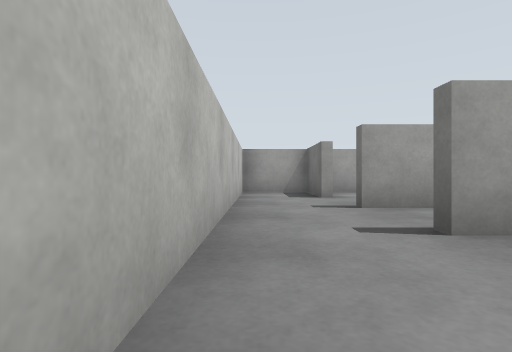
View 1 (above)

17 first-person views from a walk through a Gazebo world. The camera is 0.46 m above the floor, looks level and sees 80° across. The floor is counted in squares, 1 m on a side. Each view is taken from the middle of a square. On the plan, view 1 faces up. The plan holds only what a view shows up to about 9 squares ahead; the rest is blank. Robots are left out.

View 2
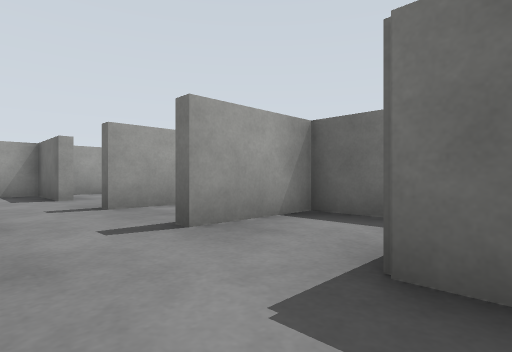

View 3
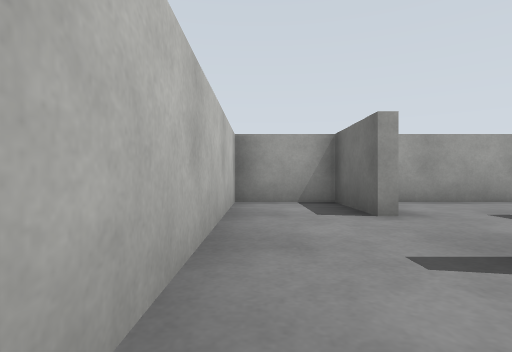

View 4
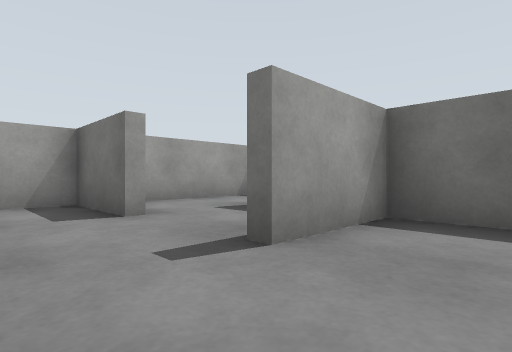

View 5
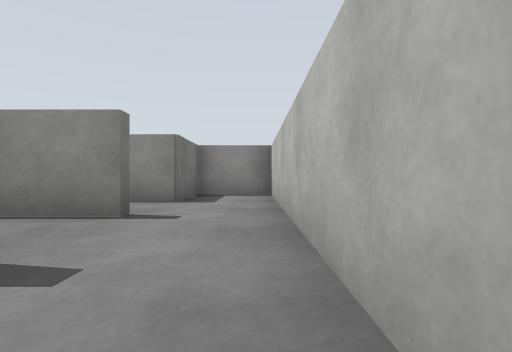

View 6
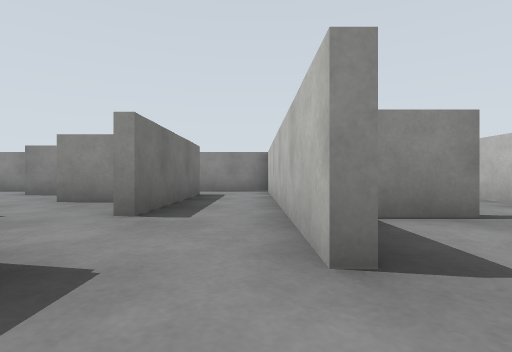

View 7
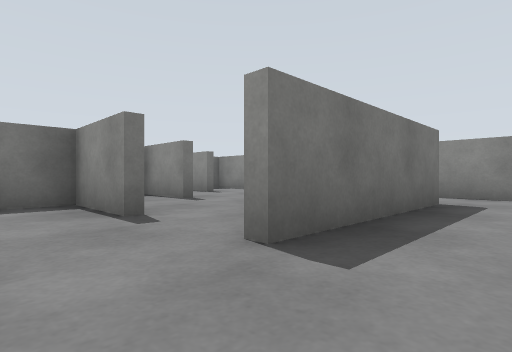

View 8
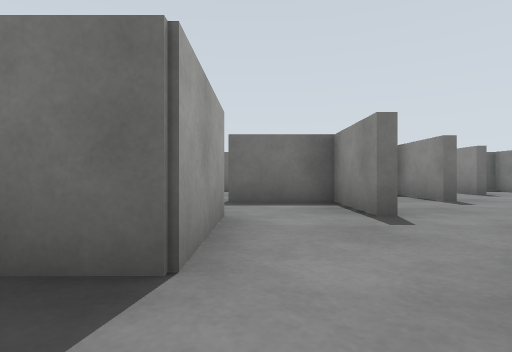

View 9
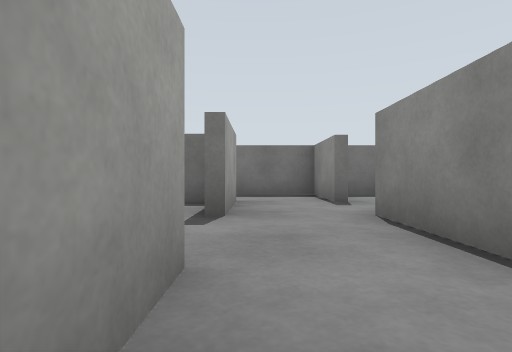

View 10
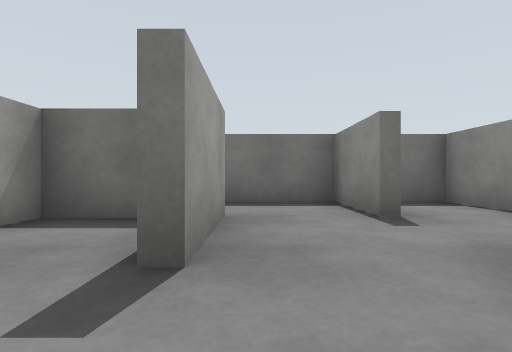

View 11
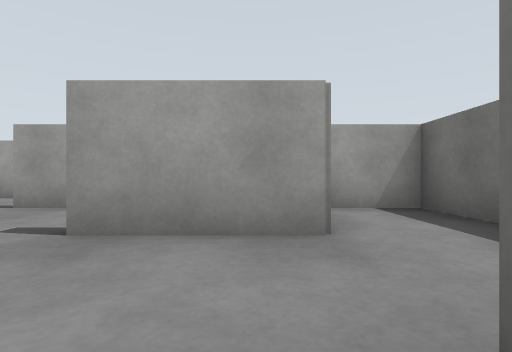

View 12
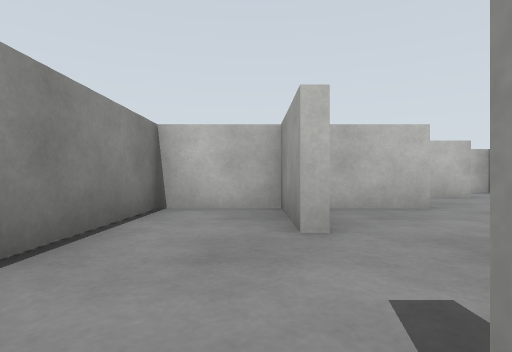

View 13
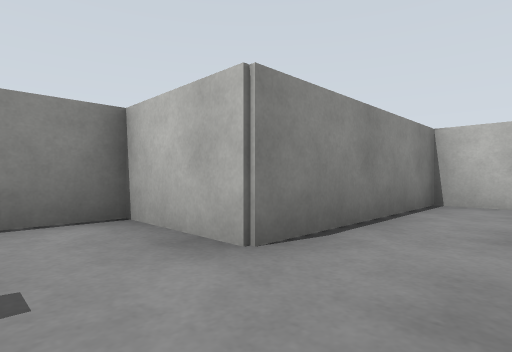

View 14
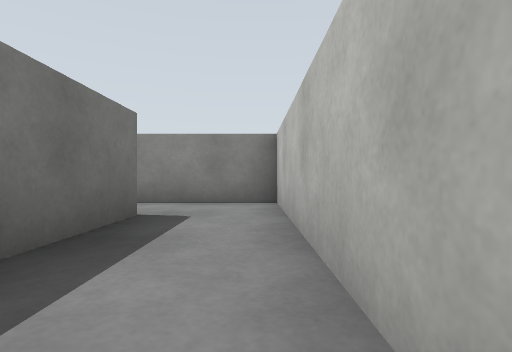

View 15
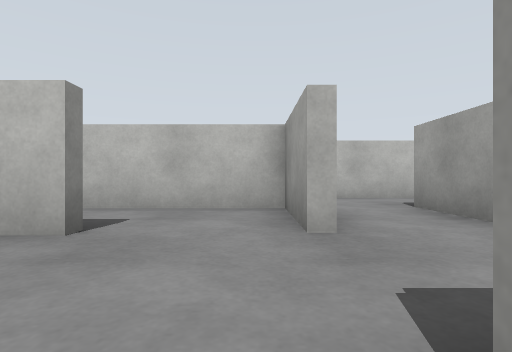

View 16
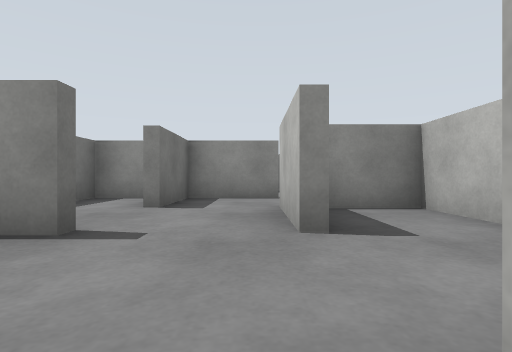

View 17
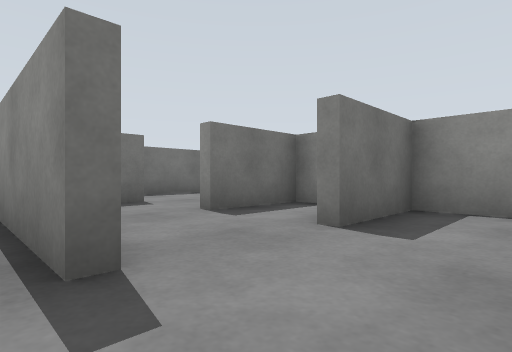

### Floor plan
Ten units are one square. View 1 is at (0, 0); x grows to the right and y downward. Boxes are objects, and circles mark ways between rooms. Rooms are numbered by the first view taken in them; rooms with no view inside come last. Other rooms are left out.
<svg viewBox="-9 -89 148 168">
<path fill="none" stroke="#000" d="M15 -26 29 -26M34 -32 34 -44 15 -44M14 -65 14 -84 -4 -84 -4 13 14 13 14 -6 22 -6M34 -14 34 -24 15 -24M36 -65 36 -55M54 -64 54 -72M51 -84 16 -84 16 -79M15 -46 28 -46M116 -24 95 -24M114 -6 134 -6 134 -44 120 -44M76 -24 56 -24 56 -6 96 -6 96 13 134 13 134 1M56 -45 56 -30M65 -26 76 -26M84 -44 75 -44M36 -55 36 -4M76 -64 54 -64M54 -4 54 -45M95 -26 114 -26M114 -29 114 -44M95 34 121 34M75 34 75 55M75 16 56 16 56 54 70 54M102 74 114 74 114 54M75 74 95 74 95 54M134 55 134 50M70 -4 54 -4M36 -4 36 13 61 13"/>
<circle cx="20" cy="-60" r="3" fill="#2a7"/>
<circle cx="40" cy="-60" r="3" fill="#2a7"/>
<circle cx="85" cy="-30" r="3" fill="#2a7"/>
<circle cx="40" cy="-10" r="3" fill="#2a7"/>
<circle cx="80" cy="10" r="3" fill="#2a7"/>
<text x="10" y="-40">1</text>
<text x="30" y="-70">2</text>
<text x="100" y="-20">3</text>
<text x="60" y="-40">4</text>
<text x="90" y="40">5</text>
<text x="60" y="0">6</text>
</svg>
Room 1 opens to room 2. Room 2 opens to room 4. Room 3 opens to room 4. Room 4 opens to room 6. Room 5 opens to room 6.

Where each view was taken, in squares from view 1:
view 1: 0 up, 0 right, facing up
view 2: 0 up, 0 right, facing up-right
view 3: 3 up, 0 right, facing up
view 4: 3 up, 0 right, facing up-right
view 5: 6 up, 0 right, facing down
view 6: 8 up, 4 right, facing down
view 7: 6 up, 4 right, facing down-right
view 8: 6 up, 4 right, facing right
view 9: 2 up, 6 right, facing right
view 10: 2 up, 8 right, facing right
view 11: 0 up, 11 right, facing up
view 12: 2 up, 10 right, facing left
view 13: 2 up, 11 right, facing down-left
view 14: 4 up, 4 right, facing down
view 15: 2 down, 10 right, facing left
view 16: 1 down, 8 right, facing down
view 17: 3 down, 8 right, facing down-right
